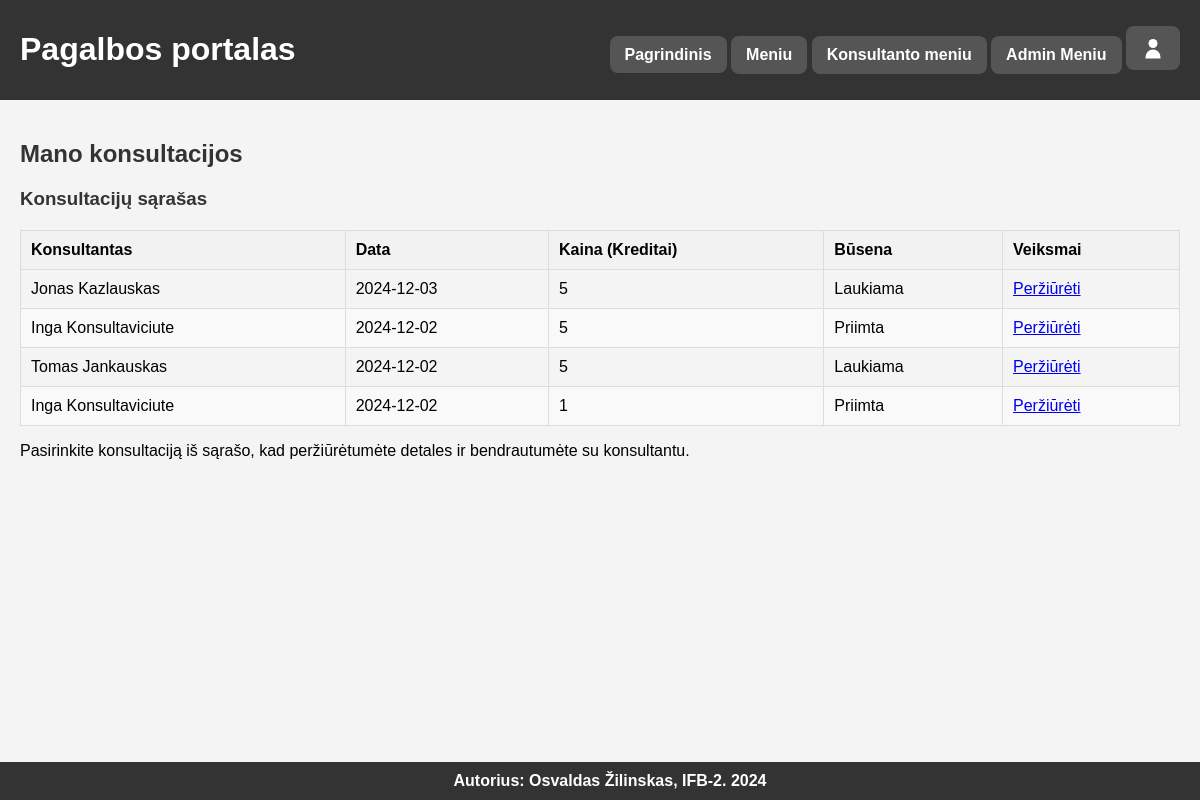
/user_consultations.php (signed in), run on the app's committed database.
### tables this page shows
CREATE TABLE `Consultation` (
  `ConsultationID` int(10) UNSIGNED NOT NULL,
  `UserID` int(10) UNSIGNED NOT NULL,
  `ConsultantID` int(10) UNSIGNED DEFAULT NULL,
  `Date` date NOT NULL,
  `Status` enum('Laukiama','Priimta','Atmesta','Uzbaigta') NOT NULL,
  `CreditCost` int(10) UNSIGNED DEFAULT '5',
  `ChatLog` text,
  `Rated` tinyint(1) DEFAULT '0'
);

CREATE TABLE `Consultant` (
  `ConsultantID` int(10) UNSIGNED NOT NULL,
  `UserID` int(10) UNSIGNED NOT NULL,
  `Name` varchar(100) NOT NULL,
  `Rating` float UNSIGNED DEFAULT '0',
  `Status` enum('Prisijunges','Uzimtas','Atsijunges') NOT NULL,
  `RatingCount` int(11) NOT NULL DEFAULT '0'
);

### user_consultations.php (the view, shortened to what this page needs)
<?php
include 'includes/db.php';
include 'includes/header.php';
$user_id = $_SESSION['user_id'];
$stmt = $pdo->prepare("
    SELECT c.ConsultationID, c.Date, c.Status, cons.Name AS ConsultantName, c.CreditCost, c.ChatLog
    FROM Consultation c
    JOIN Consultant cons ON c.ConsultantID = cons.ConsultantID
    LEFT JOIN Feedback f ON c.ConsultationID = f.ConsultationID
    WHERE c.UserID = ?
      AND f.ConsultationID IS NULL
      AND c.Status != 'Atmesta'
    ORDER BY c.Date DESC
");
$stmt->execute([$user_id]);
$consultations = $stmt->fetchAll();
$selectedConsultation = null;
?>
<!DOCTYPE html>
<html lang="lt">
<head>
    <link rel="stylesheet" href="styles.css">
</head>
<body>
<main>
    <h2>Mano konsultacijos</h2>
    <div class="consultation-container">
        <div class="consultation-list">
            <h3>Konsultacijų sąrašas</h3>
            <table class="consultation-table">
                <thead>
                    <tr>
                        <th>Konsultantas</th>
                        <th>Data</th>
                        <th>Kaina (Kreditai)</th>
                        <th>Būsena</th>
                        <th>Veiksmai</th>
                    </tr>
                </thead>
                <tbody>
                    <?php foreach ($consultations as $consultation): ?>
                        <tr>
                            <td><?= htmlspecialchars($consultation['ConsultantName']) ?></td>
                            <td><?= htmlspecialchars($consultation['Date']) ?></td>
                            <td><?= htmlspecialchars($consultation['CreditCost']) ?></td>
                            <td><?= htmlspecialchars($consultation['Status']) ?></td>
                            <td>
                                <a href="user_consultations.php?id=<?= $consultation['ConsultationID'] ?>">Peržiūrėti</a>
                            </td>
                        </tr>
                    <?php endforeach; ?>
                </tbody>
            </table>
        </div>
        <?php if ($selectedConsultation): ?>
            <div class="consultation-details">
                <h3>Konsultacijos detalės</h3>
                <p><strong>Konsultantas:</strong> <?= htmlspecialchars($selectedConsultation['ConsultantName']) ?></p>
                <p><strong>Data:</strong> <?= htmlspecialchars($selectedConsultation['Date']) ?></p>
                <p><strong>Kaina (Kreditai):</strong> <?= htmlspecialchars($selectedConsultation['CreditCost']) ?></p>
                <p><strong>Būsena:</strong> <?= htmlspecialchars($selectedConsultation['Status']) ?></p>
                <div class="chat-container">
                    <p><strong>Žinutės:</strong></p>
                    <div class="chat-log">
                        <?= nl2br(htmlspecialchars($selectedConsultation['ChatLog'])); ?>
                    </div>
                </div>
                <a href="user_consultations.php" class="close-button">Grįžti</a>
            </div>
        <?php else: ?>
            <p>Pasirinkite konsultaciją iš sąrašo, kad peržiūrėtumėte detales ir bendrautumėte su konsultantu.</p>
        <?php endif; ?>
    </div>
</main>
<?php include 'includes/footer.php'; ?>
</body>
</html>

### styles.css (style rules this page uses)
body, html { margin: 0; padding: 0; height: 100%; font-family: Arial, sans-serif; display: flex; flex-direction: column; }
body { background-color: #f4f4f4; display: flex; flex-direction: column; min-height: 100vh; }
h2, h3, h4 { color: #333; }
main { flex: 1; padding: 20px; box-sizing: border-box; overflow-y: auto; width: 100%; max-width: 1600px; margin: 0 auto; }
.consultation-table, .user-table { width: 100%; border-collapse: collapse; margin-top: 20px; }
.consultation-table th, .consultation-table td, .user-table th, .user-table td { border: 1px solid #ddd; padding: 10px; }
.consultation-table th, .user-table th { background-color: #f2f2f2; text-align: left; }
.consultation-table tr:nth-child(even), .user-table tr:nth-child(even) { background-color: #f9f9f9; }

### data on the page
consultation: ConsultantID.Name "Jonas Kazlauskas", Date "2024-12-03", CreditCost "5", Status "Laukiama"
consultation: ConsultantID.Name "Inga Konsultaviciute", Date "2024-12-02", CreditCost "5", Status "Priimta"
consultation: ConsultantID.Name "Tomas Jankauskas", Date "2024-12-02", CreditCost "5", Status "Laukiama"
consultation: ConsultantID.Name "Inga Konsultaviciute", Date "2024-12-02", CreditCost "1", Status "Priimta"
